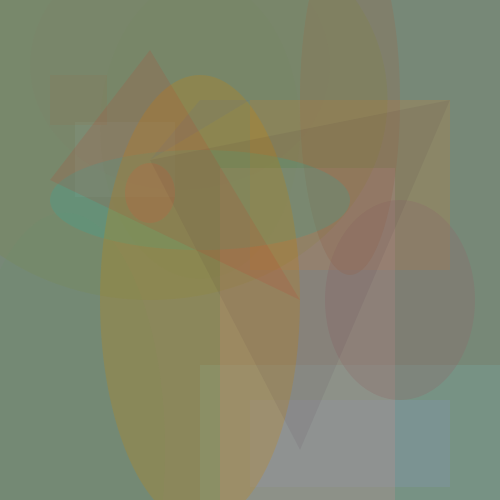
Frame 1 (no input)
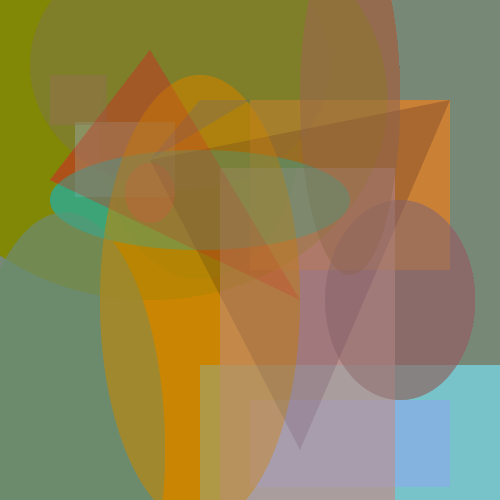
Frame 60 (the mouse pressed at the canvas centre just before this capture)
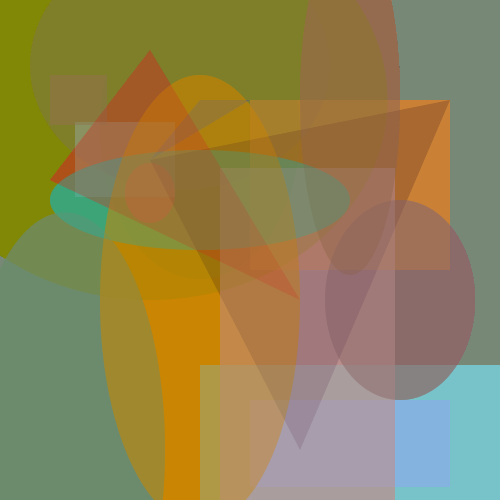
Frame 120 (the mouse held since frame 60 and released just before this capture)

The Processing sketch that drew these frames (run headless with seeded random() and noise(); from frame 60 on, the mouse is pressed at the canvas centre):

// Processing sketch: processing_22296
// ── processing_22296.pde

void setup ()  {
  size(500,500);
  background (119,136,119);
  frameRate (5);
}

void draw()   {
  fill(150,150,255,30);
  noStroke();
  rect(250,400,200,87);

  fill(122,197,205,40);
  noStroke();
  rect(200,365,487,500);
  
  fill(154,192,205,25);
  noStroke();
  rect(75,122,100,75);
  
  fill(205,127,50,60);
  noStroke();
  rect(250,100,200,170);
  
  fill(188,143,143,80);
  noStroke();
  rect(220,168,175,335);
  
  fill(139,115,85,45);
  noStroke();
  rect(50,75,57,50);
  
  
  
  
  
  fill(98,128,50, 10);
  ellipse(200,129,200,300);
  
  fill(255,64,64, 60);
  ellipse(150,193,50,60);

  fill(139,105,105, 80);
  ellipse(400,300,150,200);
  
  fill(151,105,79, 75);
  ellipse(350,100,100,350);
  
  fill(133,99,99, 15);
  ellipse(180,65,300,250);
  
  fill(128,128,0, 25);
  ellipse(150,100,475,400);
  
  fill(105,139,105,60);
  ellipse(65,450,200,475);
  
  fill(32,178,170, 50);
  ellipse(200,200,300,100);
  
  fill(205,133,0, 60);
  ellipse(200,300,200,450);
  
  
  
  
  
  noStroke();
  fill(25,60,230,15);
  triangle(150,160, 200, 100, 250, 100);
  
  noStroke();
  fill(37,0,37,15);
  triangle(150,160, 450, 100, 300,450);
  
  noStroke();
  fill(200,50,37,37);
  triangle(150,50, 50, 180,300, 300);
  

}               
